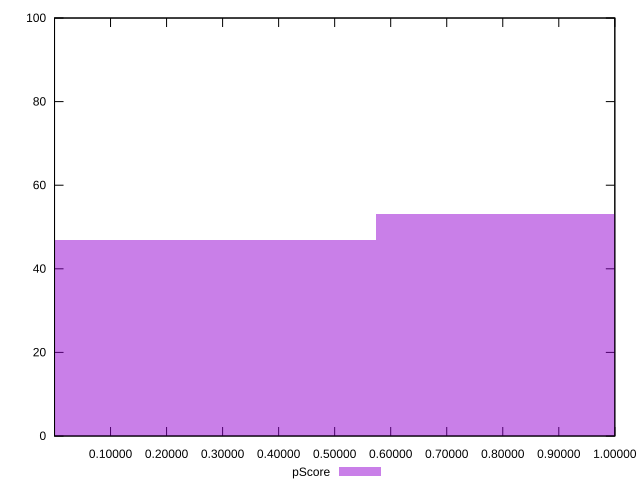

Write gnuplot code to recreate this figure.
reset

$pScore <<EOF
0 47
1.1491557284912242 53
EOF

set key outside below
set boxwidth 1.1491557284912242
set xrange [0.00003852150290134526:0.9999993380488856]
set yrange [0:100]
set trange [0:100]
set style fill transparent solid 0.5 noborder
set terminal svg size 640, 490 enhanced background rgb 'white'
set output "reports/report_00027_2021-02-24T12-40-31.850Z/estimated-input-latency/samples/agenda/pScore/histogram.svg"

plot $pScore title "pScore" with boxes

reset
